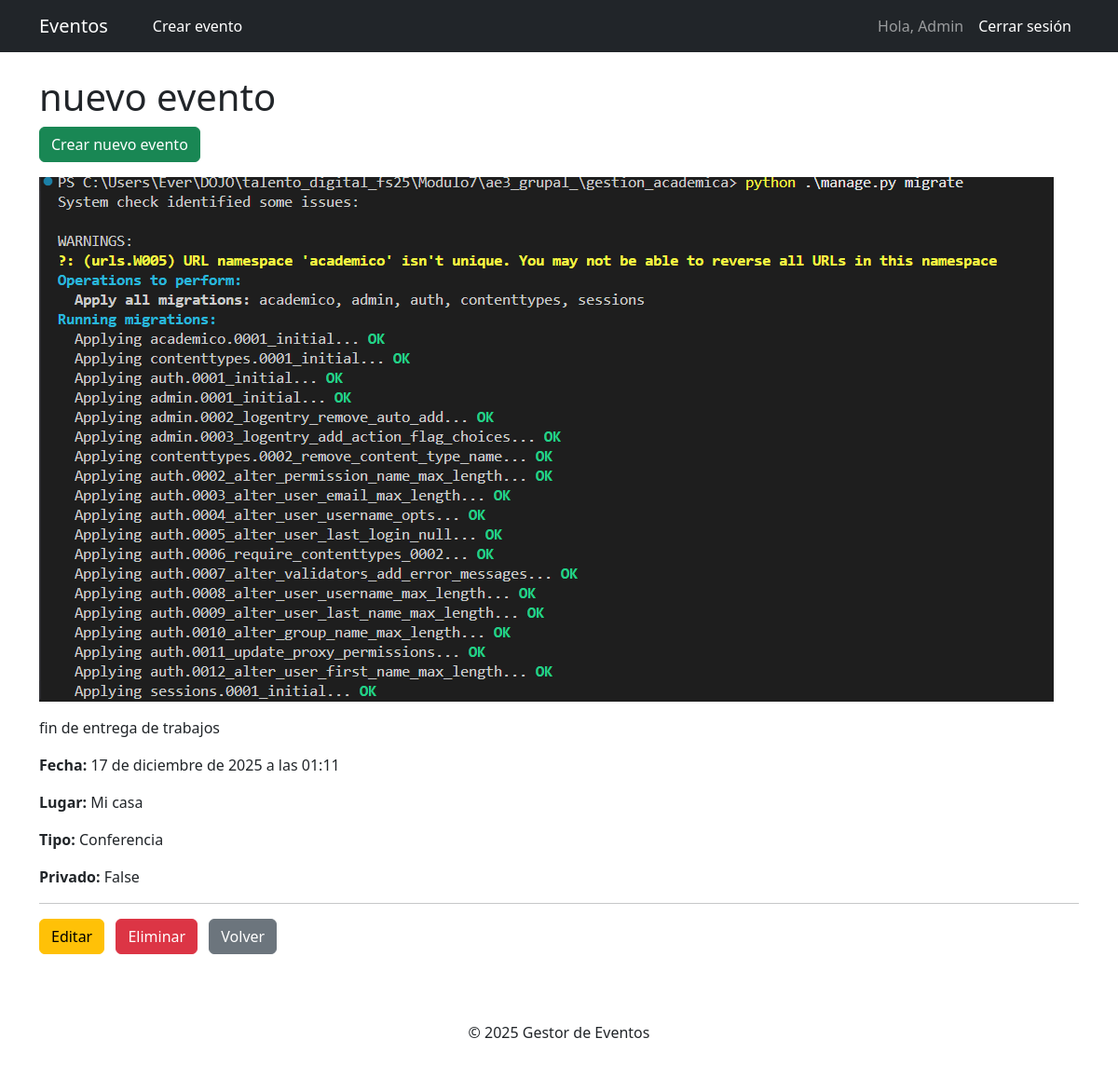
Screenshot of /3/ (signed in) with the database file from the repository.
### eventos/models.py (models this page shows, shortened)
class Event(models.Model):
    TIPO_CHOICES = [
        ("conf", "Conferencia"),
        ("conc", "Concierto"),
        ("sem", "Seminario"),
        ("otro", "Otro"),
    ]
    titulo = models.CharField(max_length=200)
    descripcion = models.TextField()
    fecha = models.DateTimeField()
    lugar = models.CharField(max_length=200, blank=True)
    tipo = models.CharField(max_length=10, choices=TIPO_CHOICES, default="otro")
    privado = models.BooleanField(default=False)
    organizador = models.ForeignKey(
        User, on_delete=models.SET_NULL, null=True, blank=True, related_name="eventos_organizados"
    )
    participantes = models.ManyToManyField(User, related_name="eventos_asistidos", blank=True)
    imagen = models.ImageField(upload_to="eventos/", null=True, blank=True)
    creado = models.DateTimeField(auto_now_add=True)
    actualizado = models.DateTimeField(auto_now=True)
    class Meta:
        permissions = [
            ("can_view_private", "Puede ver eventos privados"),
        ]

### eventos/views.py (the view, shortened to what this page needs)
# urls.py: path("<int:pk>/", EventDetailView.as_view(), name="detalle"),
class EventDetailView(DetailView):
    model = Event
    template_name = "eventos/event_detail.html"
    def dispatch(self, request, *args, **kwargs):
        event = self.get_object()
        user = request.user
        return super().dispatch(request, *args, **kwargs)

### eventos/templates/eventos/event_detail.html
{% extends "base.html" %}
{% block content %}
<h1>{{ object.titulo }}</h1>
<a href="{% url 'eventos:crear' %}" class="btn btn-success mb-3">Crear nuevo evento</a>
{% if object.imagen %}
  <img src="{{ object.imagen.url }}" class="img-fluid mb-3">
{% endif %}
<p>{{ object.descripcion }}</p>
<p><strong>Fecha:</strong> {{ object.fecha }}</p>
<p><strong>Lugar:</strong> {{ object.lugar }}</p>
<p><strong>Tipo:</strong> {{ object.get_tipo_display }}</p>
<p><strong>Privado:</strong> {{ object.privado }}</p>
<hr>
<div class="mt-3">
  {% if user.is_authenticated %}
      {% for perm in user.get_all_permissions %}
          {% if perm == "eventos.change_event" %}
              <a href="{% url 'eventos:editar' object.pk %}" class="btn btn-warning">Editar</a>
          {% endif %}
      {% endfor %}
  {% endif %}
  {% if user.is_authenticated %}
      {% for perm in user.get_all_permissions %}
          {% if perm == "eventos.delete_event" %}
              <a href="{% url 'eventos:eliminar' object.pk %}" class="btn btn-danger ms-2">Eliminar</a>
          {% endif %}
      {% endfor %}
  {% endif %}
  <a href="{% url 'eventos:listado' %}" class="btn btn-secondary ms-2">Volver</a>
</div>
{% endblock %}

### templates/base.html (shortened to what this page needs)
<!DOCTYPE html>
<html lang="es">
  <head>
    <link
      href="https://cdn.jsdelivr.net/npm/bootstrap@5.3.0/dist/css/bootstrap.min.css"
      rel="stylesheet"
    />
  </head>
  <body>
    <nav class="navbar navbar-expand-lg navbar-dark bg-dark">
      <div class="container">
        <a class="navbar-brand" href="{% url 'eventos:listado' %}">Eventos</a>
  <a class="nav-link btn btn-success text-white ms-3 px-3 py-1" href="{% url 'eventos:crear' %}">
    Crear evento
  </a>
        <div class="navbar-nav ms-auto">
  {% if user.is_authenticated %}
    <span class="navbar-text me-2">Hola, {{ user.username }}</span>
    <form action="{% url 'logout' %}" method="post" class="d-inline">
      <button type="submit" class="nav-link btn btn-link p-1 m-1" style="color: #fff; text-decoration: none;">
        Cerrar sesión
      </button>
    </form>
  {% else %}
    <a class="nav-link" href="{% url 'login' %}">Iniciar sesión</a>
  {% endif %}
</div>
    </nav>
    <div class="container mt-4">
       {% block content %}{% endblock %}
    </div>
    <footer class="text-center py-4 mt-5">© 2025 Gestor de Eventos</footer>
  </body>
</html>

### rows the page displays
Event: titulo "nuevo evento", imagen (picture), descripcion "fin de entrega de trabajos", fecha "17 de diciembre de 2025 a las 01:11", lugar "Mi casa", tipo "Conferencia", privado "False"

### other values shown
{{ user.username }} "Admin"
